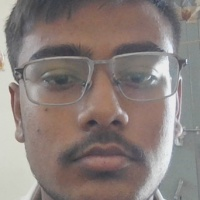
#> input picture Images/Ayush_11.jpg, 200 x 200 px, found by its file name; its folder holds only this picture in this run
$ python -i app.py   (imports and definitions only)
#> lines starting #> are read from the running program, lines starting #| are printed output that depends on the picture
# ================= IMPORTS =================
from flask import Flask, render_template, Response, request, redirect, send_file, session
import cv2
import os
import re
import json
import numpy as np
import sqlite3
import pandas as pd
from datetime import datetime
import time
from urllib import parse as urlparse
from urllib import request as urlrequest
from urllib import error as urlerror

# ================= APP =================
# [1 line not run here, left out]
# [1 line that did not run here, left out]

# ================= GLOBALS =================
face_cascade = cv2.CascadeClassifier('haarcascade_frontalface_default.xml')

recognizer = None
label_map = {}

last_marked_time = {}  # 12-hour control
camera_active = False  # 🔥 camera lock

# Active "class session" (teacher selects subject+section and then AI/manual marks attendance into it)
active_session_id = None
active_session_subject = None
active_session_section = None

# LBPH: lower confidence => better match. Tune this to reduce false positives.
# Lower = stricter (fewer false positives, may miss some). 55-65 is often better.
CONFIDENCE_THRESHOLD = 58
# Require the same identity to be detected consistently for a few frames
# before we mark attendance (improves accuracy a lot in noisy conditions).
STABLE_FRAMES = 4

# ================= DATABASE =================
# [42 lines left out: function init_db, not called in this run]

# [1 line not run here, left out]

# ================= SECTION / STUDENT HELPERS =================
def normalize_name(name: str | None) -> str:
    return (name or "").strip().upper()


def normalize_section(section: str | None) -> str:
    s = (section or "").strip().upper()
    return s if s else "GENERAL"


def normalize_subject(subject: str | None) -> str:
    s = (subject or "").strip().upper()
    return s if s else "GENERAL"


# [25 lines left out: functions upsert_student, get_student_section, not called in this run]

# ================= TRAIN MODEL =================
def person_name_from_filename(filename: str) -> str:
    """
    Expected format: <person_name>_<index>.jpg
    Person name itself may contain underscores, so we parse from the last '_' before a numeric index.
    """
    stem = os.path.splitext(filename)[0]
    m = re.match(r"^(.*)_(\d+)$", stem)
    return m.group(1) if m else stem


def train_model():
    global recognizer, label_map

    faces = []
    labels = []
    label_map = {}

    name_to_label_id = {}
    label_id = 0

    for file in os.listdir('images'):
        path = os.path.join('images', file)

        if not file.lower().endswith(('.jpg', '.jpeg', '.png')):
            continue

        img = cv2.imread(path)
#> img is the input picture: shape (200, 200, 3); mean B, G, R 122.8, 126.6, 137.7
        if img is None:
            continue

        gray = cv2.cvtColor(img, cv2.COLOR_BGR2GRAY)
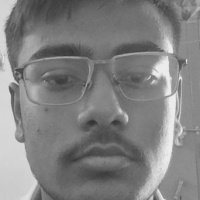
#> gray: shape (200, 200); min 52, max 238, mean 129.5
        name = person_name_from_filename(file)

        if name not in name_to_label_id:
            name_to_label_id[name] = label_id
            label_map[label_id] = name
            label_id += 1

        current_id = name_to_label_id[name]

        # Most images in ./images are already cropped faces (capture() crops before saving),
        # but sometimes you may upload a non-cropped photo. We try cascade detection and
        # fall back to the full image if detection fails.
        detected = face_cascade.detectMultiScale(gray, 1.2, 6)
#> detected = ()
        if len(detected) > 0:
            # Use the largest detected face region.
            x, y, w, h = max(detected, key=lambda b: b[2] * b[3])
            face = gray[y:y + h, x:x + w]
        else:
            face = gray

        # Preprocess for more stable LBPH training/prediction.
        face = cv2.resize(face, (200, 200), interpolation=cv2.INTER_AREA)
        face = cv2.equalizeHist(face)
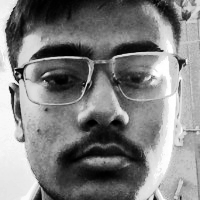
#> face: shape (200, 200); min 0, max 255, mean 128.8
        faces.append(face)
        labels.append(current_id)

    if len(faces) > 0:
        # radius=2, neighbors=8: slightly better accuracy for small datasets
        recognizer = cv2.face.LBPHFaceRecognizer_create(radius=2, neighbors=8)
        recognizer.train(faces, np.array(labels))
        print("✅ Model trained")

# [1 line not run here, left out]

# ================= MARK ATTENDANCE =================
def markAttendance(name, mode="AI", section: str | None = None):
    # Backward compatible wrapper: if no subject/session provided, mark into legacy style.
    return markAttendanceV3(name=name, mode=mode, session_id=None, subject=None, section=section)


# [714 lines left out: functions create_session, markAttendanceV3, generate_frames, status, set_threshold, sections_get and 22 more, not called in this run]

# ================= RUN =================
# [2 lines not run here, left out]

>>> result = train_model()

$ run again, on Images/Ayush_23.jpg
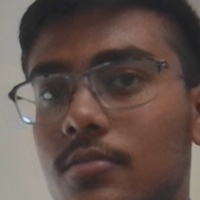
#> input picture Images/Ayush_23.jpg, 200 x 200 px, found by its file name
#> in train_model, img is the input picture: shape (200, 200, 3); mean B, G, R 74.5, 80.5, 97.7
#> in train_model, `gray = cv2.cvtColor(img, cv2.COLOR_BGR2GRAY)`:
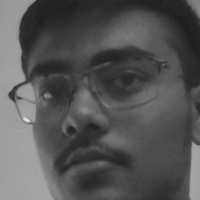
#> gray: shape (200, 200); min 30, max 233, mean 85
#> detected = ()
#> in train_model, `face = cv2.equalizeHist(face)`:
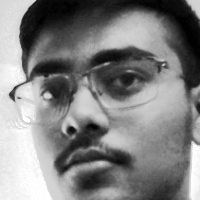
#> face: shape (200, 200); min 0, max 255, mean 128.9

$ run again, on Images/Ayush_25.jpg
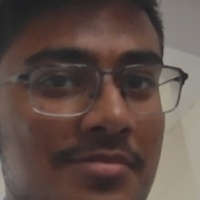
#> input picture Images/Ayush_25.jpg, 200 x 200 px, found by its file name
#> in train_model, img is the input picture: shape (200, 200, 3); mean B, G, R 71.6, 78.2, 95.2
#> in train_model, `gray = cv2.cvtColor(img, cv2.COLOR_BGR2GRAY)`:
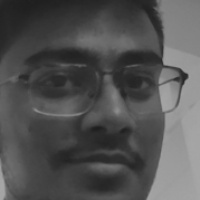
#> gray: shape (200, 200); min 30, max 166, mean 82.5
#> detected = [[17, 14, 170, 170]]
#> x = 17; y = 14; w = 170
#> in train_model, `face = cv2.equalizeHist(face)`:
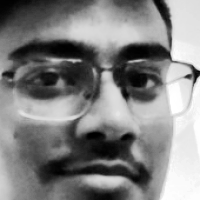
#> face: shape (200, 200); min 0, max 255, mean 129.1

$ run again, on Images/Ayush_26.jpg
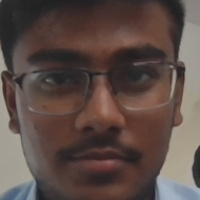
#> input picture Images/Ayush_26.jpg, 200 x 200 px, found by its file name
#> in train_model, img is the input picture: shape (200, 200, 3); mean B, G, R 70.9, 76.3, 92.2
#> in train_model, `gray = cv2.cvtColor(img, cv2.COLOR_BGR2GRAY)`:
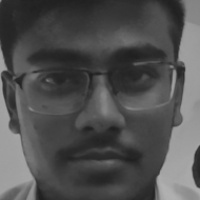
#> gray: shape (200, 200); min 30, max 178, mean 80.5
#> detected = [[11, 13, 176, 176]]
#> x = 11; y = 13; w = 176
#> in train_model, `face = cv2.equalizeHist(face)`:
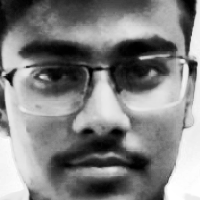
#> face: shape (200, 200); min 0, max 255, mean 129.2
